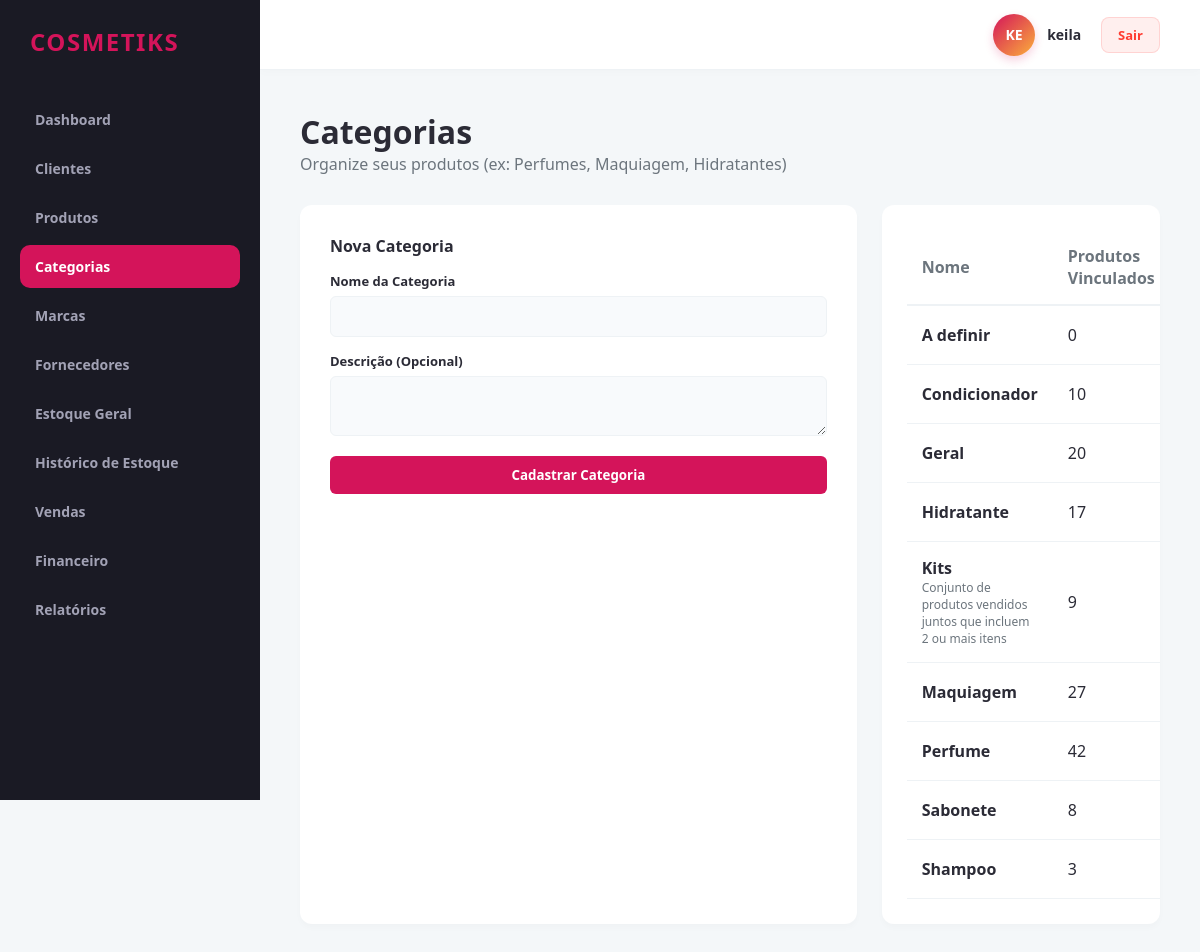
Page /categorias/ (signed in) on the committed database.
### app/models/categoria.py (models this page shows)
class Categoria(db.Model):
    __tablename__ = 'categorias'
    id = db.Column(db.Integer, primary_key=True)
    revendedor_id = db.Column(db.Integer, db.ForeignKey('revendedores.id'), nullable=False)
    nome = db.Column(db.String(100), nullable=False)
    descricao = db.Column(db.Text, nullable=True)
    produtos = db.relationship('Produto', backref='categoria', lazy=True)

### app/controllers/categoria_controller.py (the view)
@categoria_bp.route('/')
@revendedor_required
def index():
    revendedor_id = session.get('revendedor_id')
    lista = categoria_service.listar_todas(revendedor_id)
    return render_template('produtos/categorias.html', categorias=lista)

### app/controllers/categoria_controller.py (called while the page is built)
def revendedor_required(f):
    @wraps(f)
    def decorated_function(*args, **kwargs):
        if not session.get('usuario_logado') or session.get('is_admin'):
            flash('Acesso restrito a revendedores autenticados.', 'danger')
            return redirect(url_for('auth.login'))
        return f(*args, **kwargs)
    return decorated_function

### app/repositories/categoria_repository.py (called while the page is built)
    def get_todas_ordenadas(self, revendedor_id):
        return self.model.query.filter_by(revendedor_id=revendedor_id).order_by(self.model.nome.asc()).all()

### app/services/categoria_service.py (called while the page is built)
    def listar_todas(self, revendedor_id):
        return self.categoria_repo.get_todas_ordenadas(revendedor_id)

### app/templates/produtos/categorias.html (shortened to what this page needs)
{% extends 'base.html' %}
{% block content %}
<div class="header-panel">
    <div>
        <h1>Categorias</h1>
        <p style="color: var(--text-muted);">Organize seus produtos (ex: Perfumes, Maquiagem, Hidratantes)</p>
    </div>
</div>
<div class="dashboard-row">
    <div class="form-container">
        <div style="font-weight: 700; margin-bottom: 15px;">Nova Categoria</div>
        <form action="{{ url_for('categoria.nova') }}" method="POST">
            <div class="form-group" style="margin-bottom: 15px;">
                <label class="form-label">Nome da Categoria</label>
                <input type="text" name="nome" class="form-control" required>
            </div>
            <div class="form-group" style="margin-bottom: 20px;">
                <label class="form-label">Descrição (Opcional)</label>
                <textarea name="descricao" class="form-control" rows="2"></textarea>
            </div>
            <button type="submit" class="btn btn-primary" style="width: 100%;">Cadastrar Categoria</button>
        </form>
    </div>
    <div class="data-table-container">
        <table class="data-table">
            <thead>
                <tr>
                    <th>Nome</th>
                    <th>Produtos Vinculados</th>
                </tr>
            </thead>
            <tbody>
                {% for cat in categorias %}
                <tr>
                    <td>
                        <strong>{{ cat.nome }}</strong>
                        <div style="font-size: 12px; color: var(--text-muted);">{{ cat.descricao or '' }}</div>
                    </td>
                    <td>{{ cat.produtos|length }}</td>
                </tr>
                {% endfor %}
            </tbody>
        </table>
    </div>
</div>
{% endblock %}

### app/static/css/main.css (style rules this page uses)
:root { --primary-color: #d4145a; --secondary-color: #fbb03b; --dark-bg: #1a1a24; --card-bg: #ffffff; --text-main: #2b2b36; --text-muted: #6c757d; --border-color: #eef2f5; --success: #00b074; --danger: #ff3b30; --warning: #ffcc00; }
* { margin: 0; padding: 0; box-sizing: border-box; font-family: 'Segoe UI', Tahoma, Geneva, Verdana, sans-serif; }
body { background-color: #f4f7f9; color: var(--text-main); display: flex; min-height: 100vh; }
.header-panel { display: flex; justify-content: space-between; align-items: center; margin-bottom: 30px; }
.data-table-container { background: var(--card-bg); border-radius: 12px; padding: 25px; box-shadow: 0 4px 6px rgba(0,0,0,0.02); overflow-x: auto; }
.data-table { width: 100%; border-collapse: collapse; text-align: left; }
.data-table th { padding: 15px; border-bottom: 2px solid var(--border-color); color: var(--text-muted); font-weight: 600; }
.data-table td { padding: 15px; border-bottom: 1px solid var(--border-color); }
.btn { padding: 10px 20px; border-radius: 6px; border: none; font-weight: 600; cursor: pointer; transition: background 0.2s; text-decoration: none; display: inline-block; }
.btn-primary { background: var(--primary-color); color: #fff; }

### app/static/css/components.css (style rules this page uses)
.form-container { background: #ffffff; border-radius: 12px; padding: 30px; box-shadow: 0 4px 6px rgba(0,0,0,0.02); }
.form-group { display: flex; flex-direction: column; gap: 6px; }
.form-label { font-size: 13px; font-weight: 600; color: var(--text-main); }
.form-control { padding: 10px 14px; border: 1px solid #eef2f5; border-radius: 6px; background-color: #f8fafc; font-size: 14px; color: var(--text-main); transition: all 0.2s; }

### app/static/css/dashboard.css (style rules this page uses)
.dashboard-row { display: grid; grid-template-columns: 2fr 1fr; gap: 25px; margin-bottom: 30px; }

### rows in the picture
Categoria: nome "A definir", produtos|length "0"
Categoria: nome "Condicionador", produtos|length "10"
Categoria: nome "Geral", produtos|length "20"
Categoria: nome "Hidratante", produtos|length "17"
Categoria: nome "Kits", descricao "Conjunto de produtos vendidos juntos que incluem 2 ou mais itens", produtos|length "9"
Categoria: nome "Maquiagem", produtos|length "27"
Categoria: nome "Perfume", produtos|length "42"
Categoria: nome "Sabonete", produtos|length "8"
Categoria: nome "Shampoo", produtos|length "3"

### other values in the picture
{{ saas_name }} "COSMETIKS"
{{ username_raw[:2]|upper }} "KE"
{{ username_raw }} "keila"
